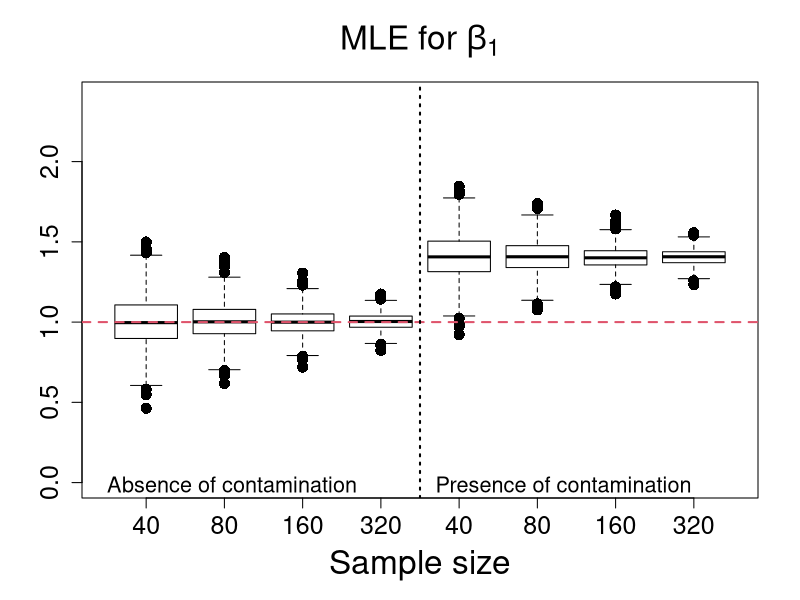
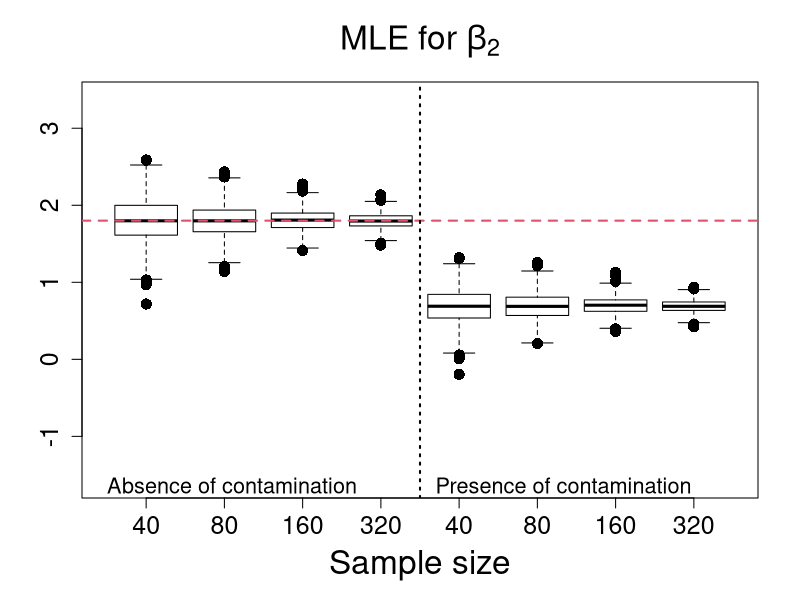
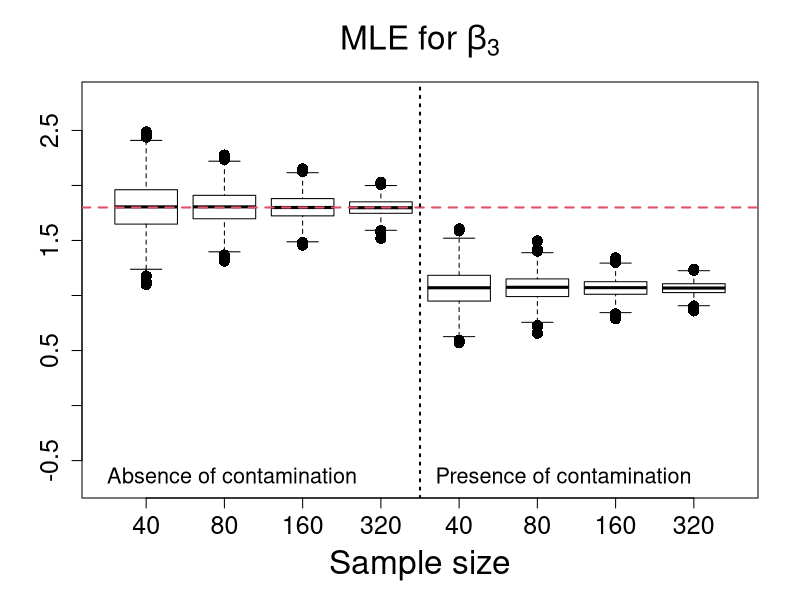
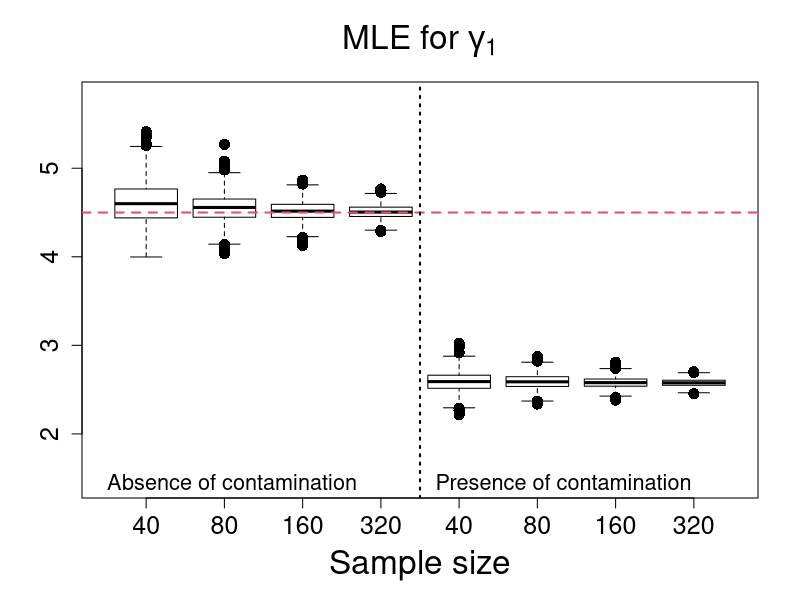
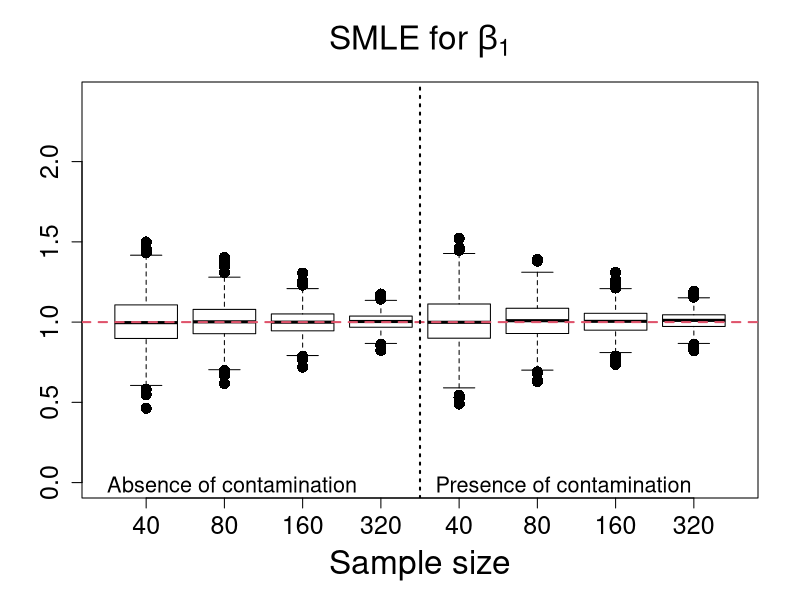
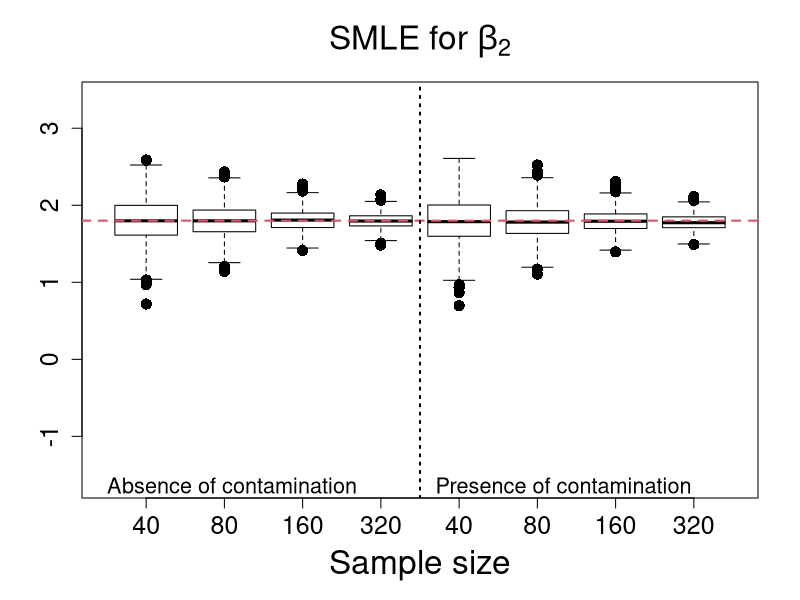
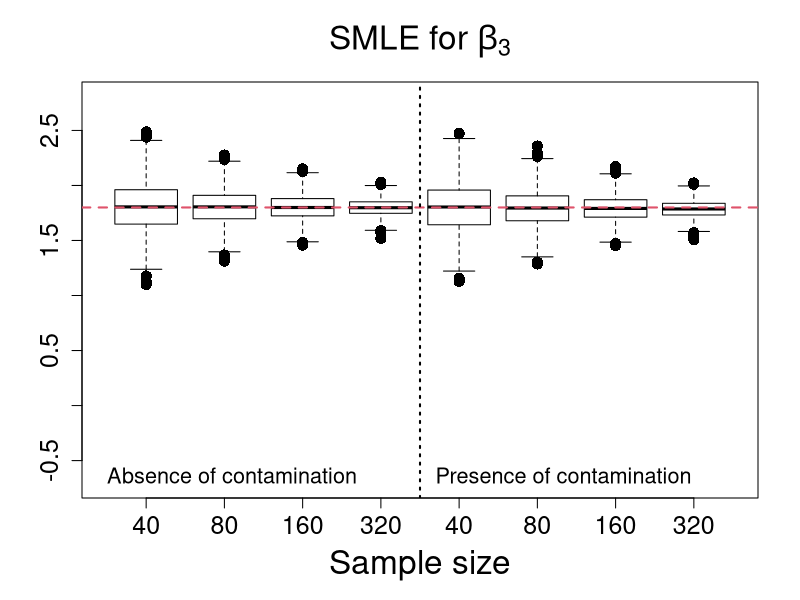
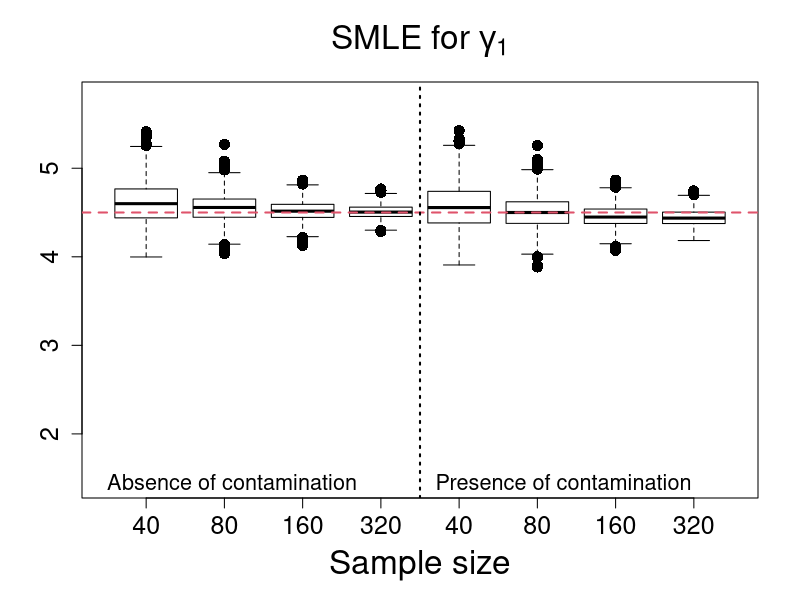

These figures' R source, in order:
rm(list=ls())

data40 <- read.table("Estimates_Scenario3_n40.txt", h=T)
data80 <- read.table("Estimates_Scenario3_n80.txt", h=T)
data160 <- read.table("Estimates_Scenario3_n160.txt", h=T)
data320 <- read.table("Estimates_Scenario3_n320.txt", h=T)

#**************************MLE estimates******************************#
MLE_beta1_n40 <- data40$MLE_beta1; MLEC_beta1_n40 <- data40$MLE_C_beta1
MLE_beta2_n40 <- data40$MLE_beta2; MLEC_beta2_n40 <- data40$MLE_C_beta2
MLE_beta3_n40 <- data40$MLE_beta3; MLEC_beta3_n40 <- data40$MLE_C_beta3
MLE_gama1_n40 <- data40$MLE_gama1; MLEC_gama1_n40 <- data40$MLE_C_gama1

MLE_beta1_n80 <- data80$MLE_beta1; MLEC_beta1_n80 <- data80$MLE_C_beta1
MLE_beta2_n80 <- data80$MLE_beta2; MLEC_beta2_n80 <- data80$MLE_C_beta2
MLE_beta3_n80 <- data80$MLE_beta3; MLEC_beta3_n80 <- data80$MLE_C_beta3
MLE_gama1_n80 <- data80$MLE_gama1; MLEC_gama1_n80 <- data80$MLE_C_gama1

MLE_beta1_n160 <- data160$MLE_beta1; MLEC_beta1_n160 <- data160$MLE_C_beta1
MLE_beta2_n160 <- data160$MLE_beta2; MLEC_beta2_n160 <- data160$MLE_C_beta2
MLE_beta3_n160 <- data160$MLE_beta3; MLEC_beta3_n160 <- data160$MLE_C_beta3
MLE_gama1_n160 <- data160$MLE_gama1; MLEC_gama1_n160 <- data160$MLE_C_gama1

MLE_beta1_n320 <- data320$MLE_beta1; MLEC_beta1_n320 <- data320$MLE_C_beta1
MLE_beta2_n320 <- data320$MLE_beta2; MLEC_beta2_n320 <- data320$MLE_C_beta2
MLE_beta3_n320 <- data320$MLE_beta3; MLEC_beta3_n320 <- data320$MLE_C_beta3
MLE_gama1_n320 <- data320$MLE_gama1; MLEC_gama1_n320 <- data320$MLE_C_gama1

#**************************SMLE estimates******************************#
SMLE_beta1_n40 <- data40$SMLE_beta1; SMLEC_beta1_n40 <- data40$SMLE_C_beta1
SMLE_beta2_n40 <- data40$SMLE_beta2; SMLEC_beta2_n40 <- data40$SMLE_C_beta2
SMLE_beta3_n40 <- data40$SMLE_beta3; SMLEC_beta3_n40 <- data40$SMLE_C_beta3
SMLE_gama1_n40 <- data40$SMLE_gama1; SMLEC_gama1_n40 <- data40$SMLE_C_gama1

SMLE_beta1_n80 <- data80$SMLE_beta1; SMLEC_beta1_n80 <- data80$SMLE_C_beta1
SMLE_beta2_n80 <- data80$SMLE_beta2; SMLEC_beta2_n80 <- data80$SMLE_C_beta2
SMLE_beta3_n80 <- data80$SMLE_beta3; SMLEC_beta3_n80 <- data80$SMLE_C_beta3
SMLE_gama1_n80 <- data80$SMLE_gama1; SMLEC_gama1_n80 <- data80$SMLE_C_gama1

SMLE_beta1_n160 <- data160$SMLE_beta1; SMLEC_beta1_n160 <- data160$SMLE_C_beta1
SMLE_beta2_n160 <- data160$SMLE_beta2; SMLEC_beta2_n160 <- data160$SMLE_C_beta2
SMLE_beta3_n160 <- data160$SMLE_beta3; SMLEC_beta3_n160 <- data160$SMLE_C_beta3
SMLE_gama1_n160 <- data160$SMLE_gama1; SMLEC_gama1_n160 <- data160$SMLE_C_gama1

SMLE_beta1_n320 <- data320$SMLE_beta1; SMLEC_beta1_n320 <- data320$SMLE_C_beta1
SMLE_beta2_n320 <- data320$SMLE_beta2; SMLEC_beta2_n320 <- data320$SMLE_C_beta2
SMLE_beta3_n320 <- data320$SMLE_beta3; SMLEC_beta3_n320 <- data320$SMLE_C_beta3
SMLE_gama1_n320 <- data320$SMLE_gama1; SMLEC_gama1_n320 <- data320$SMLE_C_gama1

#**************************MDPDE estimates******************************#
MDPDE_beta1_n40 <- data40$MDPDE_beta1; MDPDEC_beta1_n40 <- data40$MDPDE_C_beta1
MDPDE_beta2_n40 <- data40$MDPDE_beta2; MDPDEC_beta2_n40 <- data40$MDPDE_C_beta2
MDPDE_beta3_n40 <- data40$MDPDE_beta3; MDPDEC_beta3_n40 <- data40$MDPDE_C_beta3
MDPDE_gama1_n40 <- data40$MDPDE_gama1; MDPDEC_gama1_n40 <- data40$MDPDE_C_gama1

MDPDE_beta1_n80 <- data80$MDPDE_beta1; MDPDEC_beta1_n80 <- data80$MDPDE_C_beta1
MDPDE_beta2_n80 <- data80$MDPDE_beta2; MDPDEC_beta2_n80 <- data80$MDPDE_C_beta2
MDPDE_beta3_n80 <- data80$MDPDE_beta3; MDPDEC_beta3_n80 <- data80$MDPDE_C_beta3
MDPDE_gama1_n80 <- data80$MDPDE_gama1; MDPDEC_gama1_n80 <- data80$MDPDE_C_gama1

MDPDE_beta1_n160 <- data160$MDPDE_beta1; MDPDEC_beta1_n160 <- data160$MDPDE_C_beta1
MDPDE_beta2_n160 <- data160$MDPDE_beta2; MDPDEC_beta2_n160 <- data160$MDPDE_C_beta2
MDPDE_beta3_n160 <- data160$MDPDE_beta3; MDPDEC_beta3_n160 <- data160$MDPDE_C_beta3
MDPDE_gama1_n160 <- data160$MDPDE_gama1; MDPDEC_gama1_n160 <- data160$MDPDE_C_gama1

MDPDE_beta1_n320 <- data320$MDPDE_beta1; MDPDEC_beta1_n320 <- data320$MDPDE_C_beta1
MDPDE_beta2_n320 <- data320$MDPDE_beta2; MDPDEC_beta2_n320 <- data320$MDPDE_C_beta2
MDPDE_beta3_n320 <- data320$MDPDE_beta3; MDPDEC_beta3_n320 <- data320$MDPDE_C_beta3
MDPDE_gama1_n320 <- data320$MDPDE_gama1; MDPDEC_gama1_n320 <- data320$MDPDE_C_gama1

#********************MLE estimates****************#

#********************MLE estimates of beta1****************#
boxplot(MLE_beta1_n40,MLE_beta1_n80,MLE_beta1_n160,MLE_beta1_n320,
MLEC_beta1_n40,MLEC_beta1_n80,MLEC_beta1_n160,MLEC_beta1_n320,
main=expression( paste("MLE for ", beta[1])),
xlab="Sample size",ylab="",names=c(40,80,160,320,40,80,160,320),outline=T,
ylim=c(0.0, 2.4), cex=1.5,cex.lab=2.0,cex.axis=1.5,cex.main=2.0, pch=16, col = NULL)
abline(1.0,0,col=2,lty=2,lwd=2)
abline(v=4.5,lty=3,lwd=2)
legend(0.0, 0.15,"Absence of contamination",bty="n",cex=1.3)
legend(4.2, 0.15,"Presence of contamination",bty="n",cex=1.3)

#********************MLE estimates of beta2****************#
boxplot(MLE_beta2_n40,MLE_beta2_n80,MLE_beta2_n160,MLE_beta2_n320,
MLEC_beta2_n40,MLEC_beta2_n80,MLEC_beta2_n160,MLEC_beta2_n320,
main=expression( paste("MLE for ", beta[2])),
xlab="Sample size",ylab="",names=c(40,80,160,320,40,80,160,320),outline=T,
ylim=c(-1.6, 3.4), cex=1.5,cex.lab=2.0,cex.axis=1.5,cex.main=2.0, pch=16, col = NULL)
abline(1.8,0,col=2,lty=2,lwd=2)
abline(v=4.5,lty=3,lwd=2)
legend(0.0,-1.3,"Absence of contamination",bty="n",cex=1.3)
legend(4.2,-1.3,"Presence of contamination",bty="n",cex=1.3)

#********************MLE estimates of beta3****************#
boxplot(MLE_beta3_n40,MLE_beta3_n80,MLE_beta3_n160,MLE_beta3_n320,
MLEC_beta3_n40,MLEC_beta3_n80,MLEC_beta3_n160,MLEC_beta3_n320,
main=expression( paste("MLE for ", beta[3])),
xlab="Sample size",ylab="",names=c(40,80,160,320,40,80,160,320),outline=T,
ylim=c(-0.7, 2.8), cex=1.5,cex.lab=2.0,cex.axis=1.5,cex.main=2.0, pch=16, col = NULL)
abline(1.8,0,col=2,lty=2,lwd=2)
abline(v=4.5,lty=3,lwd=2)
legend(0.0,-0.4,"Absence of contamination",bty="n",cex=1.3)
legend(4.2,-0.4,"Presence of contamination",bty="n",cex=1.3)

#********************MLE estimates of gamma1****************#
boxplot(MLE_gama1_n40,MLE_gama1_n80,MLE_gama1_n160,MLE_gama1_n320,
MLEC_gama1_n40,MLEC_gama1_n80,MLEC_gama1_n160,MLEC_gama1_n320,
main=expression( paste("MLE for ", gamma[1])),
xlab="Sample size",ylab="",names=c(40,80,160,320,40,80,160,320),outline=T,
ylim=c(1.45,5.8), cex=1.5,cex.lab=2.0,cex.axis=1.5,cex.main=2.0, pch=16, col = NULL)
abline(4.5,0,col=2,lty=2,lwd=2)
abline(v=4.5,lty=3,lwd=2)
legend(0.0,1.75,"Absence of contamination",bty="n", cex=1.3)
legend(4.2,1.75,"Presence of contamination",bty="n", cex=1.3)

#********************SMLE estimates****************#

#********************SMLE estimates of beta1****************#
boxplot(SMLE_beta1_n40,SMLE_beta1_n80,SMLE_beta1_n160,SMLE_beta1_n320,
SMLEC_beta1_n40,SMLEC_beta1_n80,SMLEC_beta1_n160,SMLEC_beta1_n320,
main=expression( paste("SMLE for ", beta[1])),
xlab="Sample size",ylab="",names=c(40,80,160,320,40,80,160,320),outline=T,
ylim=c(0.0, 2.4), cex=1.5,cex.lab=2.0,cex.axis=1.5,cex.main=2.0, pch=16, col = NULL)
abline(1.0,0,col=2,lty=2,lwd=2)
abline(v=4.5,lty=3,lwd=2)
legend(0.0, 0.15,"Absence of contamination",bty="n",cex=1.3)
legend(4.2, 0.15,"Presence of contamination",bty="n",cex=1.3)

#********************SMLE estimates of beta2****************#
boxplot(SMLE_beta2_n40,SMLE_beta2_n80,SMLE_beta2_n160,SMLE_beta2_n320,
SMLEC_beta2_n40,SMLEC_beta2_n80,SMLEC_beta2_n160,SMLEC_beta2_n320,
main=expression( paste("SMLE for ", beta[2])),
xlab="Sample size",ylab="",names=c(40,80,160,320,40,80,160,320),outline=T,
ylim=c(-1.6, 3.4), cex=1.5,cex.lab=2.0,cex.axis=1.5,cex.main=2.0, pch=16, col = NULL)
abline(1.8,0,col=2,lty=2,lwd=2)
abline(v=4.5,lty=3,lwd=2)
legend(0.0,-1.3,"Absence of contamination",bty="n",cex=1.3)
legend(4.2,-1.3,"Presence of contamination",bty="n",cex=1.3)

#********************SMLE estimates of beta3****************#
boxplot(SMLE_beta3_n40,SMLE_beta3_n80,SMLE_beta3_n160,SMLE_beta3_n320,
SMLEC_beta3_n40,SMLEC_beta3_n80,SMLEC_beta3_n160,SMLEC_beta3_n320,
main=expression( paste("SMLE for ", beta[3])),
xlab="Sample size",ylab="",names=c(40,80,160,320,40,80,160,320),outline=T,
ylim=c(-0.7, 2.8), cex=1.5,cex.lab=2.0,cex.axis=1.5,cex.main=2.0, pch=16, col = NULL)
abline(1.8,0,col=2,lty=2,lwd=2)
abline(v=4.5,lty=3,lwd=2)
legend(0.0,-0.4,"Absence of contamination",bty="n",cex=1.3)
legend(4.2,-0.4,"Presence of contamination",bty="n",cex=1.3)

#********************SMLE estimates of gamma1****************#
boxplot(SMLE_gama1_n40,SMLE_gama1_n80,SMLE_gama1_n160,SMLE_gama1_n320,
SMLEC_gama1_n40,SMLEC_gama1_n80,SMLEC_gama1_n160,SMLEC_gama1_n320,
main=expression( paste("SMLE for ", gamma[1])),
xlab="Sample size",ylab="",names=c(40,80,160,320,40,80,160,320),outline=T,
ylim=c(1.45,5.8), cex=1.5,cex.lab=2.0,cex.axis=1.5,cex.main=2.0, pch=16, col = NULL)
abline(4.5,0,col=2,lty=2,lwd=2)
abline(v=4.5,lty=3,lwd=2)
legend(0.0,1.75,"Absence of contamination",bty="n", cex=1.3)
legend(4.2,1.75,"Presence of contamination",bty="n", cex=1.3)

#********************MDPDE estimates****************#

#********************MDPDE estimates of beta1****************#
boxplot(MDPDE_beta1_n40,MDPDE_beta1_n80,MDPDE_beta1_n160,MDPDE_beta1_n320,
MDPDEC_beta1_n40,MDPDEC_beta1_n80,MDPDEC_beta1_n160,MDPDEC_beta1_n320,
main=expression( paste("MDPDE for ", beta[1])),
xlab="Sample size",ylab="",names=c(40,80,160,320,40,80,160,320),outline=T,
ylim=c(0.0, 2.4), cex=1.5,cex.lab=2.0,cex.axis=1.5,cex.main=2.0, pch=16, col = NULL)
abline(1.0,0,col=2,lty=2,lwd=2)
abline(v=4.5,lty=3,lwd=2)
legend(0.0, 0.15,"Absence of contamination",bty="n",cex=1.3)
legend(4.2, 0.15,"Presence of contamination",bty="n",cex=1.3)

#********************MDPDE estimates of beta2****************#
boxplot(MDPDE_beta2_n40,MDPDE_beta2_n80,MDPDE_beta2_n160,MDPDE_beta2_n320,
MDPDEC_beta2_n40,MDPDEC_beta2_n80,MDPDEC_beta2_n160,MDPDEC_beta2_n320,
main=expression( paste("MDPDE for ", beta[2])),
xlab="Sample size",ylab="",names=c(40,80,160,320,40,80,160,320),outline=T,
ylim=c(-1.6, 3.4), cex=1.5,cex.lab=2.0,cex.axis=1.5,cex.main=2.0, pch=16, col = NULL)
abline(1.8,0,col=2,lty=2,lwd=2)
abline(v=4.5,lty=3,lwd=2)
legend(0.0,-1.3,"Absence of contamination",bty="n",cex=1.3)
legend(4.2,-1.3,"Presence of contamination",bty="n",cex=1.3)

#********************MDPDE estimates of beta3****************#
boxplot(MDPDE_beta3_n40,MDPDE_beta3_n80,MDPDE_beta3_n160,MDPDE_beta3_n320,
MDPDEC_beta3_n40,MDPDEC_beta3_n80,MDPDEC_beta3_n160,MDPDEC_beta3_n320,
main=expression( paste("MDPDE for ", beta[3])),
xlab="Sample size",ylab="",names=c(40,80,160,320,40,80,160,320),outline=T,
ylim=c(-0.7, 2.8), cex=1.5,cex.lab=2.0,cex.axis=1.5,cex.main=2.0, pch=16, col = NULL)
abline(1.8,0,col=2,lty=2,lwd=2)
abline(v=4.5,lty=3,lwd=2)
legend(0.0,-0.4,"Absence of contamination",bty="n",cex=1.3)
legend(4.2,-0.4,"Presence of contamination",bty="n",cex=1.3)

#********************MDPDE estimates of gamma1****************#
boxplot(MDPDE_gama1_n40,MDPDE_gama1_n80,MDPDE_gama1_n160,MDPDE_gama1_n320,
MDPDEC_gama1_n40,MDPDEC_gama1_n80,MDPDEC_gama1_n160,MDPDEC_gama1_n320,
main=expression( paste("MDPDE for ", gamma[1])),
xlab="Sample size",ylab="",names=c(40,80,160,320,40,80,160,320),outline=T,
ylim=c(1.45,5.8), cex=1.5,cex.lab=2.0,cex.axis=1.5,cex.main=2.0, pch=16, col = NULL)
abline(4.5,0,col=2,lty=2,lwd=2)
abline(v=4.5,lty=3,lwd=2)
legend(0.0,1.75,"Absence of contamination",bty="n", cex=1.3)
legend(4.2,1.75,"Presence of contamination",bty="n", cex=1.3)












